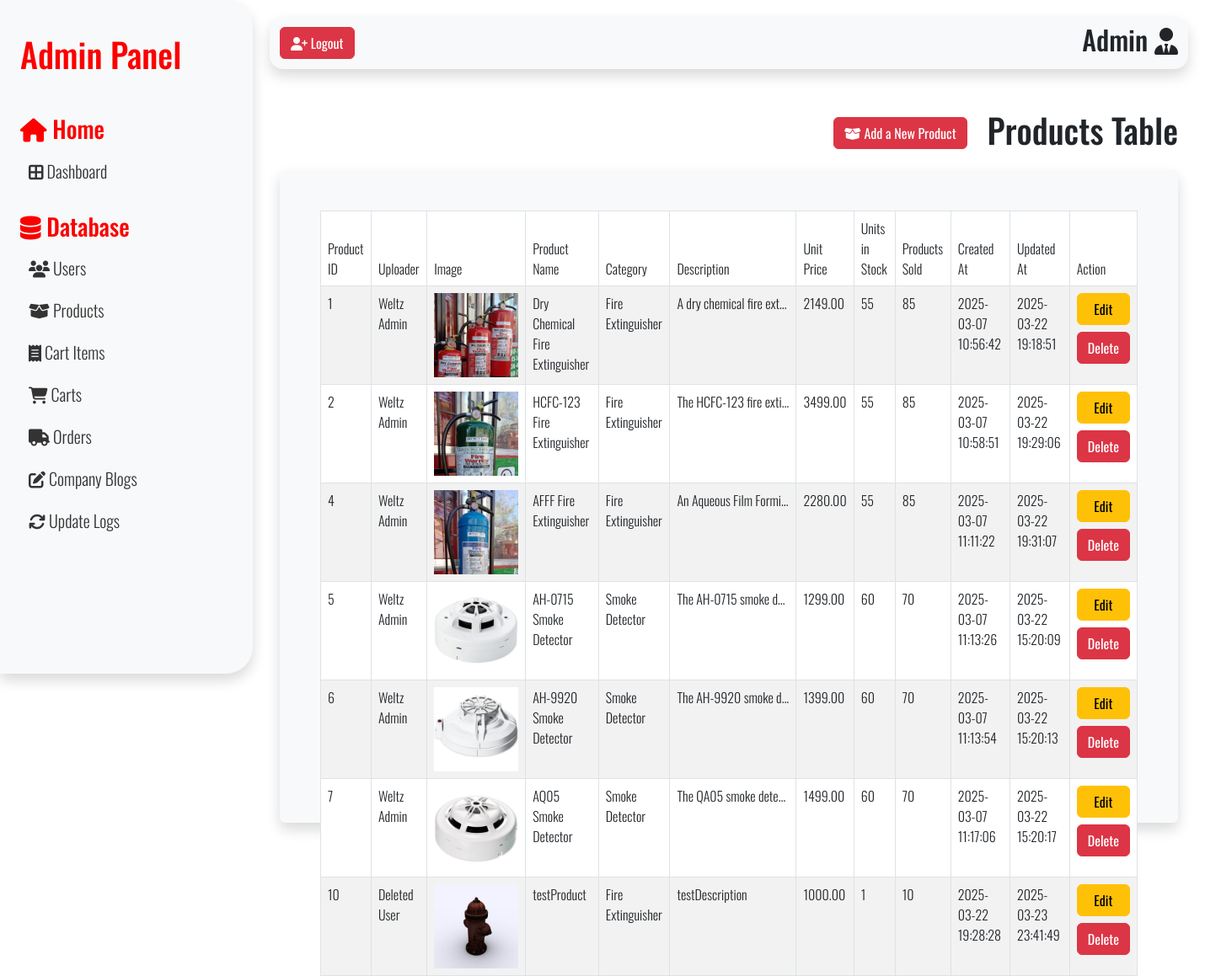
The app's page /src/adminIndex.php?page=products (signed in) with its own data.
### tables this page shows
CREATE TABLE `products_tbl` (
  `productID` int(11) NOT NULL AUTO_INCREMENT,
  `userID` int(11) DEFAULT NULL,
  `productName` varchar(50) NOT NULL,
  `productIMG` varchar(100) NOT NULL,
  `categoryID` int(11) DEFAULT NULL,
  `productDesc` text NOT NULL,
  `productPrice` decimal(10,2) NOT NULL DEFAULT 0.00,
  `inStock` int(11) NOT NULL DEFAULT 0,
  `prodSold` int(11) NOT NULL DEFAULT 0,
  `createdAt` datetime NOT NULL DEFAULT current_timestamp(),
  `updatedAt` datetime NOT NULL DEFAULT current_timestamp(),
  PRIMARY KEY (`productID`),
  UNIQUE KEY `productName` (`productName`),
  KEY `productCategoryFK` (`categoryID`) USING BTREE,
  KEY `productUserFK` (`userID`),
  CONSTRAINT `productCategoryFK` FOREIGN KEY (`categoryID`) REFERENCES `categories_tbl` (`categoryID`) ON DELETE SET NULL ON UPDATE NO ACTION,
  CONSTRAINT `productUserFK` FOREIGN KEY (`userID`) REFERENCES `users_tbl` (`userID`) ON DELETE SET NULL ON UPDATE NO ACTION
);

CREATE TABLE `categories_tbl` (
  `categoryID` int(11) NOT NULL AUTO_INCREMENT,
  `categoryName` varchar(50) NOT NULL,
  `createdAt` datetime NOT NULL DEFAULT current_timestamp(),
  `updatedAt` datetime NOT NULL DEFAULT current_timestamp(),
  PRIMARY KEY (`categoryID`),
  UNIQUE KEY `categoryName` (`categoryName`)
);

### src/adminPages/productsTable.php (the view, shortened to what this page needs)
<?php
require_once 'weltz_dbconnect.php';
$productsSQL =
    "SELECT
        p.productID,
        COALESCE(CONCAT(u.userFname, ' ', u.userLname), 'Deleted User') AS userFullName,
        p.productIMG,
        p.productName,
        c.categoryName,
        p.productDesc,
        p.productPrice,
        p.inStock,
        p.prodSold,
        p.createdAt,
        p.updatedAt
    FROM
        products_tbl p
    LEFT JOIN
        users_tbl u ON p.userID = u.userID
    JOIN
        categories_tbl c ON p.categoryID = c.categoryID";
$productsSQLResult = $conn->query($productsSQL);
?>
<div class="userTableHeader mb-3 d-flex justify-content-end align-items-center gap-3">
    <button type="button" class="btn btn-danger me-2" data-bs-toggle="modal" data-bs-target="#addNewProdModal">
        <i class="fa-solid fa-box-open"></i> Add a New Product
    </button>
    <h1>Products Table</h1>
</div>
<div class="table-container container-fluid bg-light p-5 rounded shadow">
    <table id="myTable" class="table table-bordered table-striped">
        <thead>
            <tr>
                <th>Product ID</th>
                <th>Uploader</th>
                <th>Image</th>
                <th>Product Name</th>
                <th>Category</th>
                <th>Description</th>
                <th>Unit Price</th>
                <th>Units in Stock</th>
                <th>Products Sold</th>
                <th>Created At</th>
                <th>Updated At</th>
                <th>Action</th>
            </tr>
        </thead>
        <tbody>
            <?php
            if ($productsSQLResult->num_rows > 0) {
                while ($row = $productsSQLResult->fetch_assoc()) {
            ?>
                    <tr>
                        <td><?php echo $row['productID'] ?></td>
                        <td><?php echo $row['userFullName'] ?></td>
                        <td><img src="<?php echo $row['productIMG'] ?>" alt="<?php echo $row['productName'] ?>" style="width:100px"></td>
                        <td><?php echo $row['productName'] ?></td>
                        <td><?php echo $row['categoryName'] ?></td>
                        <td style="max-width: 150px; white-space: nowrap; overflow: hidden; text-overflow: ellipsis;"><?php echo $row['productDesc'] ?></td>
                        <td><?php echo $row['productPrice'] ?></td>
                        <td><?php echo $row['inStock'] ?></td>
                        <td><?php echo $row['prodSold'] ?></td>
                        <td><?php echo  $row['createdAt'] ?></td>
                        <td><?php echo  $row['updatedAt'] ?></td>
                        <td>
                            <div class='d-grid gap-2'>
                                <button class='editProdBtn btn btn-warning' data-bs-toggle="modal" data-bs-target="#editProdModal">Edit</button>
                                <button class='delProdBtn btn btn-danger' data-bs-toggle="modal" data-bs-target="#deleteProdModal">Delete</button>
                            </div>
                        </td>
                    </tr>
                <?php
                }
            } else {
                ?>
                <h1 class="text-center">No products found</h1>
            <?php
            }
            ?>
        </tbody>
    </table>
</div>

### src/styles.css (style rules this page uses)
* { padding: 0; margin: 0; font-family: "Oswald", sans-serif; font-family: "Oswald", sans-serif; font-optical-sizing: auto; font-weight: 300; font-style: normal; }
html { scroll-behavior: smooth; }
body { background-color: white; color: #231f20; }
.adminPanel { display: flex; }
.table-container { height: 775px; max-height: 875px; z-index: 1; }

### records on screen
products_tbl: productID "1", userFullName "Weltz Admin", productIMG (picture), productName "Dry Chemical Fire Extinguisher", categoryID.categoryName "Fire Extinguisher", productDesc "A dry chemical fire exti…", productPrice "2149.00", inStock "55", prodSold "85", createdAt "2025-03-07 10:56:42", updatedAt "2025-03-22 19:18:51"
products_tbl: productID "2", userFullName "Weltz Admin", productIMG (picture), productName "HCFC-123 Fire Extinguisher", categoryID.categoryName "Fire Extinguisher", productDesc "The HCFC-123 fire exti…", productPrice "3499.00", inStock "55", prodSold "85", createdAt "2025-03-07 10:58:51", updatedAt "2025-03-22 19:29:06"
products_tbl: productID "4", userFullName "Weltz Admin", productIMG (picture), productName "AFFF Fire Extinguisher", categoryID.categoryName "Fire Extinguisher", productDesc "An Aqueous Film Formi…", productPrice "2280.00", inStock "55", prodSold "85", createdAt "2025-03-07 11:11:22", updatedAt "2025-03-22 19:31:07"
products_tbl: productID "5", userFullName "Weltz Admin", productIMG (picture), productName "AH-0715 Smoke Detector", categoryID.categoryName "Smoke Detector", productDesc "The AH-0715 smoke d…", productPrice "1299.00", inStock "60", prodSold "70", createdAt "2025-03-07 11:13:26", updatedAt "2025-03-22 15:20:09"
products_tbl: productID "6", userFullName "Weltz Admin", productIMG (picture), productName "AH-9920 Smoke Detector", categoryID.categoryName "Smoke Detector", productDesc "The AH-9920 smoke d…", productPrice "1399.00", inStock "60", prodSold "70", createdAt "2025-03-07 11:13:54", updatedAt "2025-03-22 15:20:13"
products_tbl: productID "7", userFullName "Weltz Admin", productIMG (picture), productName "AQ05 Smoke Detector", categoryID.categoryName "Smoke Detector", productDesc "The QA05 smoke dete…", productPrice "1499.00", inStock "60", prodSold "70", createdAt "2025-03-07 11:17:06", updatedAt "2025-03-22 15:20:17"
products_tbl: productID "10", userFullName "Deleted User", productIMG (picture), productName "testProduct", categoryID.categoryName "Fire Extinguisher", productDesc "testDescription", productPrice "1000.00", inStock "1", prodSold "10", createdAt "2025-03-22 19:28:28", updatedAt "2025-03-23 23:41:49"
